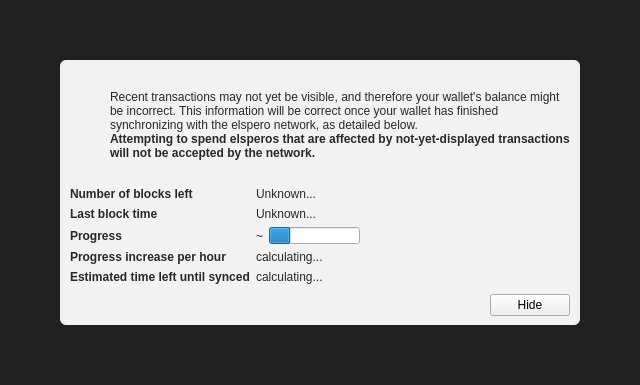
<?xml version="1.0" encoding="UTF-8"?>
<ui version="4.0">
 <class>ModalOverlay</class>
 <widget class="ModalOverlay" name="ModalOverlay">
  <property name="geometry">
   <rect>
    <x>0</x>
    <y>0</y>
    <width>640</width>
    <height>385</height>
   </rect>
  </property>
  <property name="windowTitle">
   <string>Form</string>
  </property>
  <layout class="QVBoxLayout" name="verticalLayout" stretch="0">
   <property name="sizeConstraint">
    <enum>QLayout::SetDefaultConstraint</enum>
   </property>
   <property name="leftMargin">
    <number>0</number>
   </property>
   <property name="topMargin">
    <number>0</number>
   </property>
   <property name="rightMargin">
    <number>0</number>
   </property>
   <property name="bottomMargin">
    <number>0</number>
   </property>
   <item>
    <widget class="QWidget" name="bgWidget" native="true">
     <property name="styleSheet">
      <string notr="true">#bgWidget { background: rgba(0,0,0,220); }</string>
     </property>
     <layout class="QVBoxLayout" name="verticalLayoutMain" stretch="1">
      <property name="leftMargin">
       <number>60</number>
      </property>
      <property name="topMargin">
       <number>60</number>
      </property>
      <property name="rightMargin">
       <number>60</number>
      </property>
      <property name="bottomMargin">
       <number>60</number>
      </property>
      <item>
       <widget class="QWidget" name="contentWidget" native="true">
        <property name="styleSheet">
         <string notr="true">#contentWidget { background: rgba(255,255,255,240); border-radius: 6px; }

QLabel { color: rgb(40,40,40);  }</string>
        </property>
        <layout class="QVBoxLayout" name="verticalLayoutSub" stretch="1,0,0,0">
         <property name="spacing">
          <number>0</number>
         </property>
         <property name="leftMargin">
          <number>10</number>
         </property>
         <property name="topMargin">
          <number>10</number>
         </property>
         <property name="rightMargin">
          <number>10</number>
         </property>
         <property name="bottomMargin">
          <number>10</number>
         </property>
         <item>
          <layout class="QHBoxLayout" name="horizontalLayoutIconText" stretch="0,1">
           <property name="topMargin">
            <number>20</number>
           </property>
           <item>
            <layout class="QVBoxLayout" name="verticalLayoutIcon">
             <property name="leftMargin">
              <number>0</number>
             </property>
             <item>
              <widget class="QPushButton" name="warningIcon">
               <property name="enabled">
                <bool>false</bool>
               </property>
               <property name="text">
                <string/>
               </property>
               <property name="icon">
                <iconset>
                 <normaloff>:/icons/warning</normaloff>
                 <disabledoff>:/icons/warning</disabledoff>:/icons/warning</iconset>
               </property>
               <property name="iconSize">
                <size>
                 <width>48</width>
                 <height>48</height>
                </size>
               </property>
               <property name="flat">
                <bool>true</bool>
               </property>
              </widget>
             </item>
             <item>
              <spacer name="verticalSpacerWarningIcon">
               <property name="orientation">
                <enum>Qt::Vertical</enum>
               </property>
               <property name="sizeHint" stdset="0">
                <size>
                 <width>20</width>
                 <height>40</height>
                </size>
               </property>
              </spacer>
             </item>
            </layout>
           </item>
           <item>
            <layout class="QVBoxLayout" name="verticalLayoutInfoText">
             <property name="leftMargin">
              <number>0</number>
             </property>
             <property name="topMargin">
              <number>0</number>
             </property>
             <item>
              <widget class="QLabel" name="infoText">
               <property name="text">
                <string>Recent transactions may not yet be visible, and therefore your wallet's balance might be incorrect. This information will be correct once your wallet has finished synchronizing with the elspero network, as detailed below.</string>
               </property>
               <property name="textFormat">
                <enum>Qt::RichText</enum>
               </property>
               <property name="wordWrap">
                <bool>true</bool>
               </property>
              </widget>
             </item>
             <item>
              <widget class="QLabel" name="infoTextStrong">
               <property name="font">
                <font>
                 <weight>75</weight>
                 <bold>true</bold>
                </font>
               </property>
               <property name="text">
                <string>Attempting to spend elsperos that are affected by not-yet-displayed transactions will not be accepted by the network.</string>
               </property>
               <property name="textFormat">
                <enum>Qt::RichText</enum>
               </property>
               <property name="wordWrap">
                <bool>true</bool>
               </property>
              </widget>
             </item>
             <item>
              <spacer name="verticalSpacerInTextSpace">
               <property name="orientation">
                <enum>Qt::Vertical</enum>
               </property>
               <property name="sizeHint" stdset="0">
                <size>
                 <width>20</width>
                 <height>40</height>
                </size>
               </property>
              </spacer>
             </item>
            </layout>
           </item>
          </layout>
         </item>
         <item>
          <spacer name="verticalSpacerAfterText">
           <property name="orientation">
            <enum>Qt::Vertical</enum>
           </property>
           <property name="sizeHint" stdset="0">
            <size>
             <width>20</width>
             <height>40</height>
            </size>
           </property>
          </spacer>
         </item>
         <item>
          <layout class="QFormLayout" name="formLayout">
           <property name="fieldGrowthPolicy">
            <enum>QFormLayout::FieldsStayAtSizeHint</enum>
           </property>
           <property name="horizontalSpacing">
            <number>6</number>
           </property>
           <property name="verticalSpacing">
            <number>6</number>
           </property>
           <property name="topMargin">
            <number>10</number>
           </property>
           <item row="0" column="0">
            <widget class="QLabel" name="labelNumberOfBlocksLeft">
             <property name="font">
              <font>
               <weight>75</weight>
               <bold>true</bold>
              </font>
             </property>
             <property name="text">
              <string>Number of blocks left</string>
             </property>
            </widget>
           </item>
           <item row="0" column="1">
            <widget class="QLabel" name="numberOfBlocksLeft">
             <property name="text">
              <string>Unknown...</string>
             </property>
            </widget>
           </item>
           <item row="1" column="0">
            <widget class="QLabel" name="labelLastBlockTime">
             <property name="font">
              <font>
               <weight>75</weight>
               <bold>true</bold>
              </font>
             </property>
             <property name="text">
              <string>Last block time</string>
             </property>
            </widget>
           </item>
           <item row="1" column="1">
            <widget class="QLabel" name="newestBlockDate">
             <property name="sizePolicy">
              <sizepolicy hsizetype="Maximum" vsizetype="Preferred">
               <horstretch>0</horstretch>
               <verstretch>0</verstretch>
              </sizepolicy>
             </property>
             <property name="text">
              <string>Unknown...</string>
             </property>
            </widget>
           </item>
           <item row="2" column="0">
            <widget class="QLabel" name="labelSyncDone">
             <property name="font">
              <font>
               <weight>75</weight>
               <bold>true</bold>
              </font>
             </property>
             <property name="text">
              <string>Progress</string>
             </property>
            </widget>
           </item>
           <item row="2" column="1">
            <layout class="QHBoxLayout" name="horizontalLayoutSync" stretch="0,1">
             <item>
              <widget class="QLabel" name="percentageProgress">
               <property name="text">
                <string notr="true">~</string>
               </property>
              </widget>
             </item>
             <item>
              <widget class="QProgressBar" name="progressBar">
               <property name="value">
                <number>24</number>
               </property>
               <property name="format">
                <string/>
               </property>
              </widget>
             </item>
            </layout>
           </item>
           <item row="4" column="0">
            <widget class="QLabel" name="labelProgressIncrease">
             <property name="font">
              <font>
               <weight>75</weight>
               <bold>true</bold>
              </font>
             </property>
             <property name="text">
              <string>Progress increase per hour</string>
             </property>
            </widget>
           </item>
           <item row="4" column="1">
            <widget class="QLabel" name="progressIncreasePerH">
             <property name="text">
              <string>calculating...</string>
             </property>
            </widget>
           </item>
           <item row="5" column="0">
            <widget class="QLabel" name="labelEstimatedTimeLeft">
             <property name="font">
              <font>
               <weight>75</weight>
               <bold>true</bold>
              </font>
             </property>
             <property name="text">
              <string>Estimated time left until synced</string>
             </property>
            </widget>
           </item>
           <item row="5" column="1">
            <widget class="QLabel" name="expectedTimeLeft">
             <property name="text">
              <string>calculating...</string>
             </property>
            </widget>
           </item>
          </layout>
         </item>
         <item>
          <layout class="QHBoxLayout" name="horizontalLayoutButtons">
           <property name="leftMargin">
            <number>10</number>
           </property>
           <property name="topMargin">
            <number>10</number>
           </property>
           <item>
            <spacer name="horizontalSpacer">
             <property name="orientation">
              <enum>Qt::Horizontal</enum>
             </property>
             <property name="sizeHint" stdset="0">
              <size>
               <width>40</width>
               <height>20</height>
              </size>
             </property>
            </spacer>
           </item>
           <item>
            <widget class="QPushButton" name="closeButton">
             <property name="text">
              <string>Hide</string>
             </property>
            </widget>
           </item>
          </layout>
         </item>
        </layout>
       </widget>
      </item>
     </layout>
    </widget>
   </item>
  </layout>
 </widget>
 <customwidgets>
  <customwidget>
   <class>ModalOverlay</class>
   <extends>QWidget</extends>
   <header>modaloverlay.h</header>
   <container>1</container>
  </customwidget>
 </customwidgets>
 <resources/>
 <connections/>
</ui>
